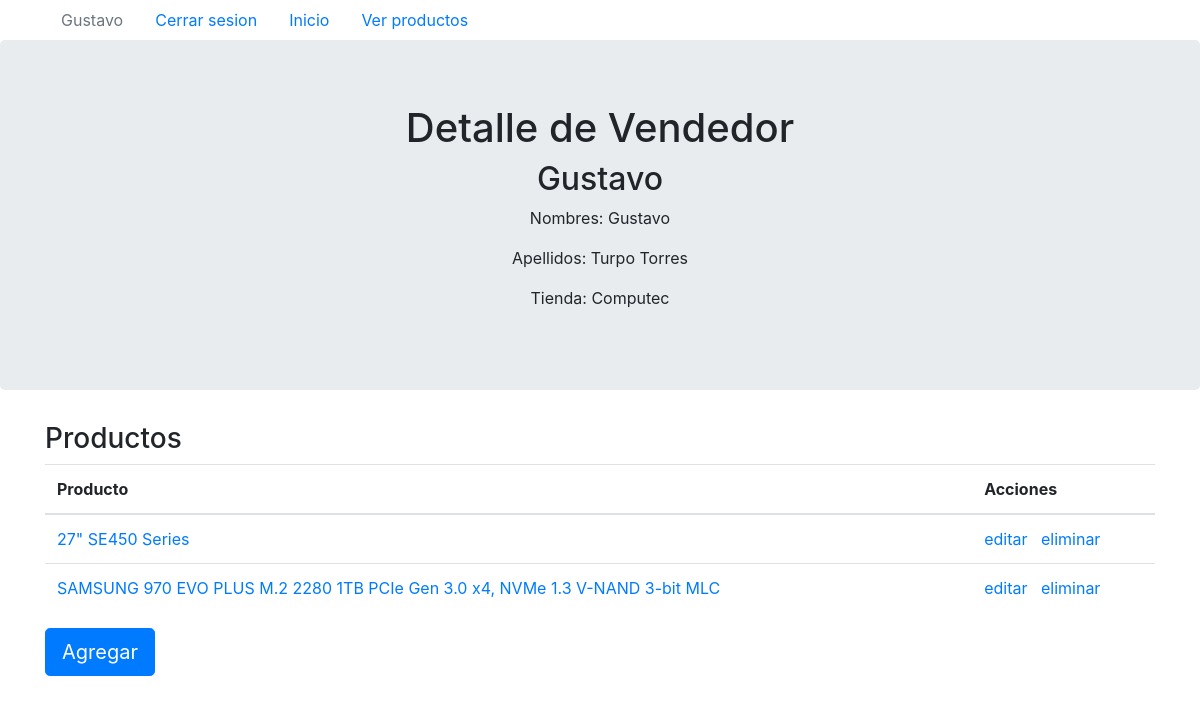
The page /vendedores/1/ (signed in) on the database its author committed.
### vendedor/models.py (models this page shows, shortened)
class Vendedor(models.Model):
  user = models.OneToOneField(User, on_delete=models.CASCADE)
  tienda = models.CharField(max_length=100)

### productos/models.py (models this page shows)
class Producto(models.Model):
  nombre = models.TextField(max_length = 100)
  precio = models.DecimalField(max_digits=7, decimal_places=2)
  descripcion = models.TextField(max_length = 250)
  foto =  models.ImageField(upload_to = 'fotoProducto/')
  vendedor = models.ForeignKey(Vendedor, on_delete=models.CASCADE)
  def get_absolute_url(self):
    return reverse('productos:productos-detail', kwargs = {'pk': self.id})

### vendedor/views.py (the view)
# urls.py: path('<int:pk>/', VendedorDetailView.as_view(), name = 'vendedor-detail'),
class VendedorDetailView(DetailView):
  model = Vendedor
  def get_context_data(self, **kwargs):
    context = super().get_context_data(**kwargs)
    user = self.request.user.id
    context['thisVend'] = self.object.id
    try:
      context['vend'] = Vendedor.objects.get(user__id = user).id
    except:
      context['vend'] = None
    context['productos'] = Producto.objects.filter(vendedor__id = self.kwargs['pk'])
    return context
  def dispatch(self, request, *args, **kwargs):
    return super().dispatch(request, *args, **kwargs)

### vendedor/templates/vendedor/vendedor_detail.html (shortened to what this page needs)
{% extends 'baseven.html' %}
{% load static %}
{% block body %}
<div class="jumbotron text-center">
  <h1> Detalle de Vendedor </h1>
  <h2> {{ object.user.username }}</h2>
  <p> Nombres: {{ object.user.first_name }} </p>
  <p> Apellidos: {{ object.user.last_name }} </p>
  <p> Tienda: {{ object.tienda }} </p>
</div>
{% if vend == thisVend %}
  <div class="container">
    <h3> Productos </h3>
    <table class="table table-hover">
      <thead>
        <tr>
          <th>Producto</th>
          <th></th>
          <th>Acciones</th>
        </tr>
      </thead>
      <tbody>
        {% for producto in productos %}
        <tr>
          <td><a href='{{ producto.get_absolute_url }}'>{{producto.nombre}}</td>
          <td></td>
          <td><a href='{{ producto.get_absolute_url }}update'>editar&nbsp&nbsp
          <a href='{{ producto.get_absolute_url }}delete'>eliminar</td>
        </tr>
        {% endfor %}
      </tbody>
    </table>
    <a class="btn btn-primary btn-lg" href="{% url 'productos:productos-create' %}" role="button">Agregar</a>
  </div>
{% endif%}
{% endblock %}

### productos/templates/nav.html (shortened to what this page needs)
{% load static %}
<div class="container">
  <ul class="nav">
    {% if request.user.is_authenticated %}
      <li class="nav-item">
        <a class="nav-link disabled" href="#">{{ request.user }}</a>
      </li>
      <li class="nav-item">
        <a class="nav-link" href="{% url 'logout' %}">Cerrar sesion</a>
      </li>
      <li class="nav-item">
        <a class="nav-link" href="{% url 'inicio' %}">Inicio</a>
      </li>
      <li class="nav-item">
        <a class="nav-link" href="{{ Vendedor.get_absolute_url }}">Ver productos</a>
      </li>
    {% endif %}
  </ul>
</div>

### rows shown on the page
Vendedor: user.username "Gustavo", user.first_name "Gustavo", user.last_name "Turpo Torres", tienda "Computec"
Producto: nombre "27\" SE450 Series"
Producto: nombre "SAMSUNG 970 EVO PLUS M.2 2280 1TB PCIe Gen 3.0 x4, NVMe 1.3 V-NAND 3-bit MLC"

### other values the page prints
{{ request.user }} "Gustavo"
